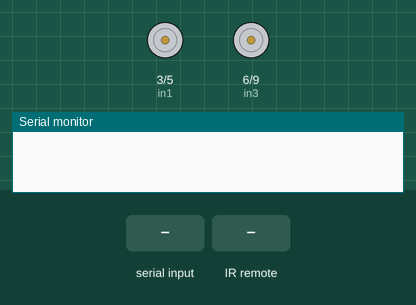
Bench run of a sketch on a simulated Arduino Uno, built with avr-gcc and run on an emulated ATmega328P. Shown: motor-driver pin pairs drawn as motors (green arrow = first pin HIGH = forward, orange = second pin HIGH = backward, longer = more drive), the last lines printed to the serial monitor. The test bench sets the inputs (shaded band).

Above: at 1.2 s.
1.3 s: "F" received over Serial
At 2.5 s:
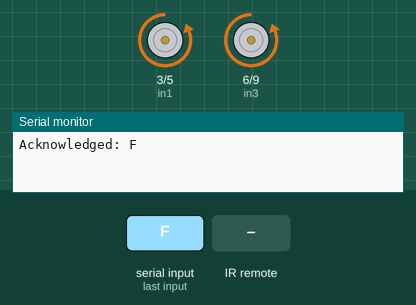
2.8 s: "B" received over Serial
At 3.6 s:
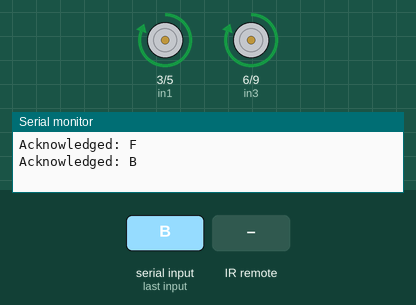
4.3 s: infrared code 0xFF10EF received
At 4.7 s:
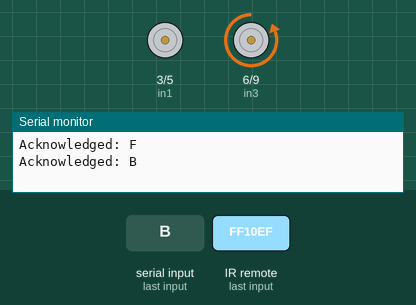
5.8 s: "R" received over Serial
At 7.0 s:
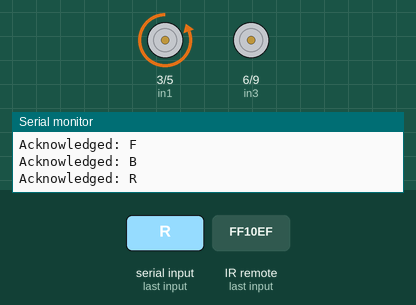
7.3 s: infrared code 0xFF18E7 received
At 8.2 s:
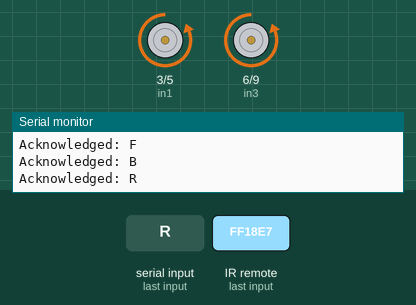
8.8 s: infrared code 0xFF4AB5 received
At 9.4 s:
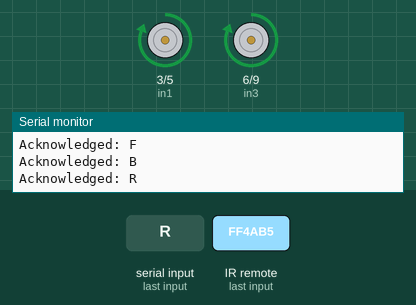
Timing chart, 0 to 11.3 s (numbered marks = the images above; inputs shaded):
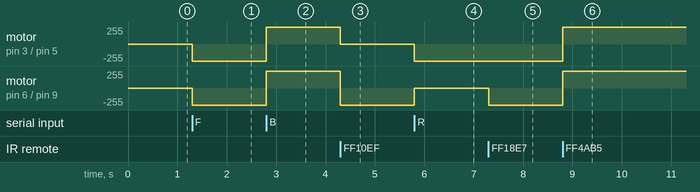

Measured:
- after the input at 1.3 s, motor on pin 3 (in1) / pin 5 (in2), motor on pin 6 (in3) / pin 9 (in4): stopped → backward 255/255 at once
- after the input at 2.8 s, motor on pin 3 (in1) / pin 5 (in2), motor on pin 6 (in3) / pin 9 (in4): backward 255/255 → forward 255/255 at once
- after the input at 4.3 s, motor on pin 3 (in1) / pin 5 (in2): forward 255/255 → stopped at once; motor on pin 6 (in3) / pin 9 (in4): forward 255/255 → backward 255/255 at once
- after the input at 5.8 s, motor on pin 3 (in1) / pin 5 (in2): stopped → backward 255/255 at once; motor on pin 6 (in3) / pin 9 (in4): backward 255/255 → stopped at once
- after the input at 7.3 s, motor on pin 6 (in3) / pin 9 (in4): stopped → backward 255/255 at once
- after the input at 8.8 s, motor on pin 3 (in1) / pin 5 (in2), motor on pin 6 (in3) / pin 9 (in4): backward 255/255 → forward 255/255 at once

The sketch:

Remote_Control_Car.ino
```cpp
#include<IRremote.h>
const int RemotePin=8;
IRrecv irrecv(RemotePin);
decode_results results;
int in1=3;
int in2=5;
int in3=6;
int in4=9;

void setup() {
  Serial.begin(9600);
  irrecv.enableIRIn();
  pinMode(in1, OUTPUT);
  pinMode(in2, OUTPUT);
  pinMode(in3, OUTPUT);
  pinMode(in4, OUTPUT);

}

void loop() {
    if (Serial.available() > 0) {
    char command = Serial.read(); // Read command from Raspberry Pi
    if (command == 'F') {
      Serial.println("Acknowledged: F");    // Forward
      Forward();
    } else if (command == 'B') {
      Serial.println("Acknowledged: B");   // Backward
      Backward();
    } else if (command == 'L') {
      Serial.println("Acknowledged: L");    // Left
      Left();
    } else if (command == 'R') {
      Serial.println("Acknowledged: R");    // Right
      Right();
    } else if (command == 'S') {  // Stop
      Stop();
    }
  }
    if(irrecv.decode(&results))
      {
        if (results.value==0xFF18E7)//Press UP Button
        {
          Forward();
        }
        else if (results.value==0xFF4AB5)//Press Down Button
        {
          Backward();
        }
        else if (results.value==0xFF10EF)//Press Left Button
        {
          Left();
        }
        else if (results.value==0xFF5AA5)//Press Right Button
        {
          Right();
        }
        else if (results.value==0xFF38C7)//Stop
        {
          Stop();
        }
      irrecv.resume();
    }
    }


void Backward()
  {
  digitalWrite(in1,HIGH);
  digitalWrite(in2,LOW);
  digitalWrite(in3,HIGH);
  digitalWrite(in4,LOW);
  }
 void Forward()
  {
  digitalWrite(in1,LOW);
  digitalWrite(in2,HIGH);
  digitalWrite(in3,LOW);
  digitalWrite(in4,HIGH);
  }
 void Stop()
  {
  digitalWrite(in1,LOW);
  digitalWrite(in2,LOW);
  digitalWrite(in3,LOW);
  digitalWrite(in4,LOW);
  }
  int Left()
    {
    digitalWrite(in1,LOW);
    digitalWrite(in2,LOW);
    digitalWrite(in3,LOW);
    digitalWrite(in4,HIGH);
    }
  int Right()
    {
    digitalWrite(in1,LOW);
    digitalWrite(in2,HIGH);
    digitalWrite(in3,LOW);
    digitalWrite(in4,LOW);
    }
```
